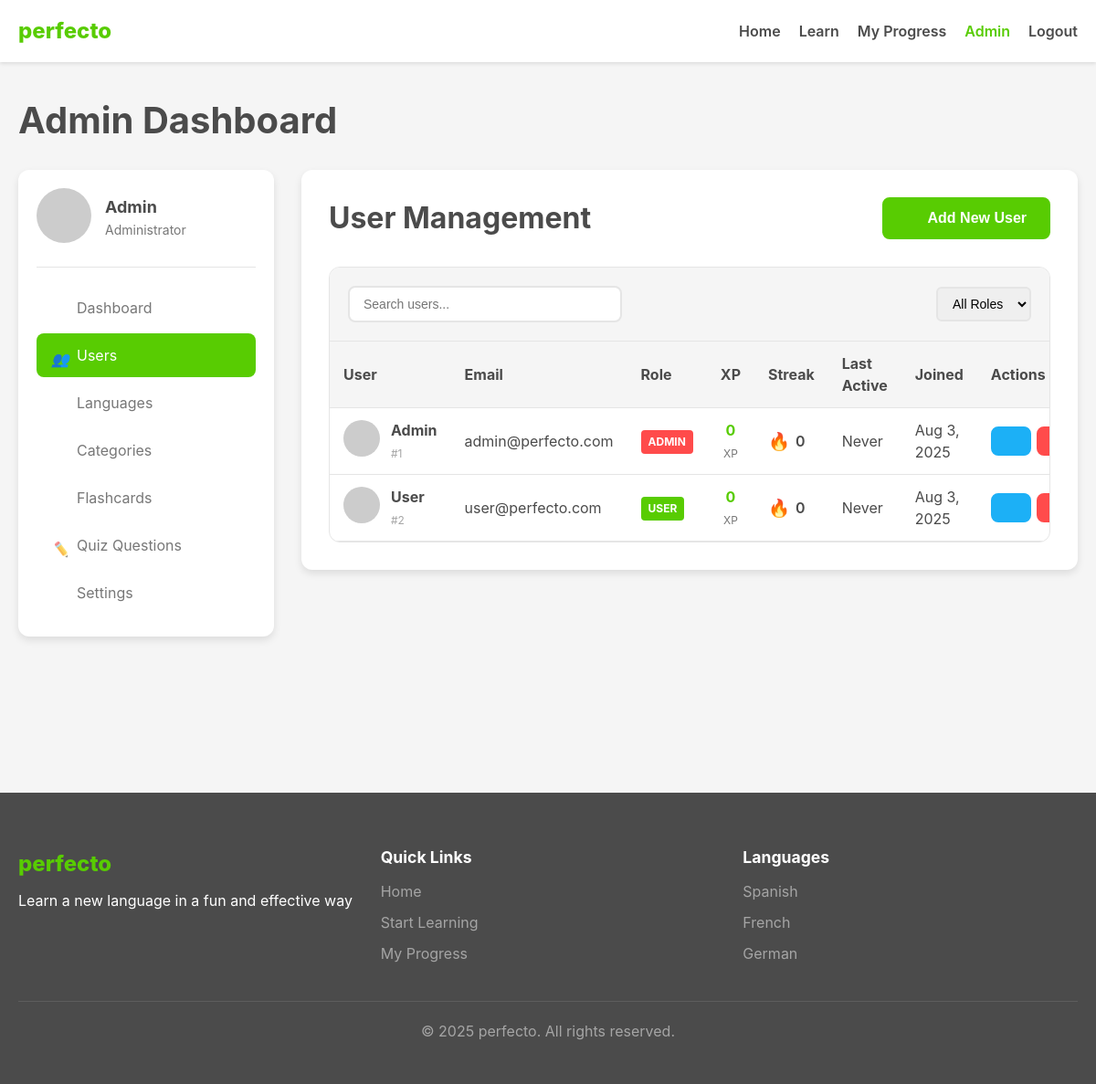
Page /dashboard/admin.php?tab=users&action=edit&id=1 (signed in) on the committed database.
### tables this page shows
CREATE TABLE IF NOT EXISTS users (
    id INT AUTO_INCREMENT PRIMARY KEY,
    username VARCHAR(255) NOT NULL,
    email VARCHAR(255) NOT NULL UNIQUE,
    password VARCHAR(255) NOT NULL COMMENT 'Hashed password using PHP password_hash()',
    role ENUM('user', 'admin') NOT NULL DEFAULT 'user',
    reset_token VARCHAR(64) NULL,
    reset_expires DATETIME NULL,
    current_streak INT DEFAULT 0,
    longest_streak INT DEFAULT 0,
    last_activity_date DATE,
    total_xp INT DEFAULT 0,
    learning_goal ENUM('casual', 'regular', 'intensive') DEFAULT 'regular',
    daily_goal INT DEFAULT 50 COMMENT 'Daily XP goal',
    timezone VARCHAR(50) DEFAULT 'UTC',
    created_at TIMESTAMP DEFAULT CURRENT_TIMESTAMP,
    updated_at TIMESTAMP DEFAULT CURRENT_TIMESTAMP ON UPDATE CURRENT_TIMESTAMP,
    INDEX idx_reset_token (reset_token),
    INDEX idx_email (email),
    INDEX idx_last_activity (last_activity_date)
);

### includes/config.php (called while the page is built, shortened)
<?php
function generateCSRFToken() {
    return $_SESSION['csrf_token'];
}
?>

### dashboard/admin-tabs/users.php (the view, shortened to what this page needs)
<div class="admin-panel">
    <div class="panel-header">
        <h2>User Management</h2>
        <div class="panel-actions">
            <button class="btn btn-primary" onclick="togglePanel('add-user-panel')">
                <i class="btn-icon add-icon"></i>
                Add New User
            </button>
        </div>
    </div>
    <div class="table-container">
        <div class="table-header">
            <div class="table-controls">
                <div class="search-box">
                    <input type="text" id="user-search" placeholder="Search users..." onkeyup="filterTable('users-table', this.value)">
                    <i class="search-icon"></i>
                </div>
                <div class="table-filters">
                    <select id="role-filter" onchange="filterByRole(this.value)">
                        <option value="">All Roles</option>
                    </select>
                </div>
            </div>
        </div>
        <table class="admin-table" id="users-table">
            <thead>
                <tr>
                    <th>User</th>
                    <th>Email</th>
                    <th>Role</th>
                    <th>XP</th>
                    <th>Streak</th>
                    <th>Last Active</th>
                    <th>Joined</th>
                    <th>Actions</th>
                </tr>
            </thead>
            <tbody>
                <?php if (!empty($data['users'])): ?>
                    <?php foreach ($data['users'] as $user): ?>
                        <tr data-role="<?php echo $user['role']; ?>">
                            <td>
                                <div class="user-info">
                                    <div class="user-avatar">
                                        <img src="https://placehold.co/40x40/58CC02/FFFFFF?text=<?php echo substr($user['username'], 0, 1); ?>" alt="<?php echo htmlspecialchars($user['username']); ?>">
                                    </div>
                                    <div class="user-details">
                                        <strong><?php echo htmlspecialchars($user['username']); ?></strong>
                                        <span class="user-id">#<?php echo $user['id']; ?></span>
                                    </div>
                                </div>
                            </td>
                            <td><?php echo htmlspecialchars($user['email']); ?></td>
                            <td>
                                <span class="role-badge <?php echo $user['role']; ?>">
                                    <?php echo ucfirst($user['role']); ?>
                                </span>
                            </td>
                            <td>
                                <div class="xp-display">
                                    <span class="xp-amount"><?php echo number_format($user['total_xp']); ?></span>
                                    <span class="xp-label">XP</span>
                                </div>
                            </td>
                            <td>
                                <div class="streak-display">
                                    <span class="streak-flame">🔥</span>
                                    <span class="streak-count"><?php echo $user['current_streak']; ?></span>
                                </div>
                            </td>
                            <td>
                                <?php if ($user['last_activity_date']): ?>
                                    <span class="activity-date" title="<?php echo $user['last_activity_date']; ?>">
                                        <?php echo timeAgo($user['last_activity_date'] . ' 00:00:00'); ?>
                                    </span>
                                <?php else: ?>
                                    <span class="never-active">Never</span>
                                <?php endif; ?>
                            </td>
                            <td>
                                <span class="join-date" title="<?php echo $user['created_at']; ?>">
                                    <?php echo date('M j, Y', strtotime($user['created_at'])); ?>
                                </span>
                            </td>
                            <td>
                                <div class="action-buttons">
                                    <?php if ($user['id'] !== (int)$_SESSION['user_id']): ?>
                                        <button class="btn btn-sm btn-secondary" onclick="editUser(<?php echo $user['id']; ?>)" title="Edit User">
                                            <i class="btn-icon edit-icon"></i>
                                        </button>
                                        <a href="?tab=users&action=delete&id=<?php echo $user['id']; ?>&csrf_token=<?php echo generateCSRFToken(); ?>"
                                           class="btn btn-sm btn-danger"
                                           onclick="return confirm('Are you sure you want to delete this user?')"
                                           title="Delete User">
                                        </a>
                                    <?php else: ?>
                                        <span class="self-indicator">You</span>
                                    <?php endif; ?>
                                </div>
                            </td>
                        </tr>
                    <?php endforeach; ?>
                <?php else: ?>
                    <tr>
                        <td colspan="8" class="no-data">No users found</td>
                    </tr>
                <?php endif; ?>
            </tbody>
        </table>
    </div>
</div>

### assets/css/style.css (style rules this page uses)
:root { --primary-color: #58CC02; --primary-dark: #45a70a; --primary-light: #91e85f; --secondary-color: #1CB0F6; --secondary-dark: #0099e3; --secondary-light: #80d7ff; --accent-color: #FF4B4B; --success-color: #2fc46c; --warning-color: #ffc800; --error-color: #ff4b4b; --text-dark: #4b4b4b; --text-medium: #777777; --text-light: #a5a5a5; --background-light: #f5f5f5; --background-white: #ffffff; --border-color: #e5e5e5; --shadow-color: rgba(0, 0, 0, 0.1); --font-primary: 'Nunito', -apple-system, BlinkMacSystemFont, 'Segoe UI', Roboto, Oxygen, Ubuntu, Cantarell, 'Open Sans', 'Helvetica Neue', sans-serif; }
* { margin: 0; padding: 0; box-sizing: border-box; }
body { font-family: var(--font-primary); font-size: 16px; line-height: 1.5; color: var(--text-dark); background-color: var(--background-light); }
a { color: var(--secondary-color); text-decoration: none; transition: color 0.3s ease; }
h1, h2, h3, h4, h5, h6 { margin-bottom: 0.5em; line-height: 1.2; font-weight: 700; }
h2 { font-size: 2rem; }
.btn { display: inline-block; padding: 12px 24px; font-size: 1rem; font-weight: 700; text-align: center; border-radius: 8px; border: 2px solid transparent; cursor: pointer; transition: all 0.3s ease; }
.btn-primary { background-color: var(--primary-color); color: white; border-color: var(--primary-color); }
.btn-secondary { background-color: var(--secondary-color); color: white; border-color: var(--secondary-color); }
.btn-danger { background-color: var(--error-color); color: white; border-color: var(--error-color); }
.btn-sm { padding: 8px 16px; font-size: 0.875rem; }
.admin-panel { padding: 30px; }
.panel-header { display: flex; justify-content: space-between; align-items: center; margin-bottom: 30px; flex-wrap: wrap; gap: 15px; }
.panel-header h2 { margin: 0; color: var(--text-dark); }
.panel-actions { display: flex; gap: 10px; }
.table-container { overflow-x: auto; border-radius: 12px; border: 1px solid var(--border-color); }
.table-header { padding: 20px; background-color: var(--background-light); border-bottom: 1px solid var(--border-color); }
.table-controls { display: flex; justify-content: space-between; align-items: center; gap: 20px; flex-wrap: wrap; }
.search-box { position: relative; min-width: 300px; }
.search-box input { width: 100%; padding: 10px 40px 10px 15px; border: 2px solid var(--border-color); border-radius: 8px; font-size: 0.875rem; }
.search-icon { position: absolute; right: 12px; top: 50%; transform: translateY(-50%); width: 16px; height: 16px; opacity: 0.5; }
.table-filters { display: flex; gap: 12px; }
.table-filters select { padding: 8px 12px; border: 2px solid var(--border-color); border-radius: 6px; font-size: 0.875rem; }
.admin-table { width: 100%; border-collapse: collapse; }
.admin-table th, .admin-table td { padding: 15px; text-align: left; border-bottom: 1px solid var(--border-color); }
.admin-table th { background-color: var(--background-light); font-weight: 600; color: var(--text-dark); }
.user-info { display: flex; align-items: center; gap: 12px; }
.user-avatar img { width: 40px; height: 40px; border-radius: 50%; }
.user-details strong { display: block; color: var(--text-dark); }
.user-id { font-size: 0.75rem; color: var(--text-light); }
.role-badge { padding: 4px 12px; border-radius: 20px; font-size: 0.75rem; font-weight: 600; text-transform: uppercase; }
.role-badge.admin { background-color: var(--error-color); color: white; }
.role-badge.user { background-color: var(--primary-color); color: white; }
.xp-display { text-align: center; }
.xp-amount { display: block; font-weight: 700; color: var(--primary-color); }
.xp-label { font-size: 0.75rem; color: var(--text-medium); }
.streak-display { display: flex; align-items: center; gap: 6px; }
.streak-flame { font-size: 1.2rem; }
.streak-count { font-weight: 600; color: var(--text-dark); }
.action-buttons { display: flex; gap: 6px; }
.btn-sm { padding: 6px 12px; font-size: 0.875rem; min-width: auto; }
.btn-icon { width: 16px; height: 16px; background-size: cover; display: inline-block; }
.btn:has(.btn-icon) { display: flex; align-items: center; gap: 8px; }
.table-container { overflow-x: auto; }
.admin-table th, .admin-table td { padding: 12px 15px; text-align: left; border-bottom: 1px solid var(--border-color); }
.admin-table th { background-color: var(--background-light); font-weight: 700; }
.role-badge { display: inline-block; padding: 4px 8px; border-radius: 4px; font-size: 0.75rem; font-weight: 700; text-transform: uppercase; }

### rows in the picture
users: username "Admin", id "1", email "admin@perfecto.com", role "ADMIN", total_xp "0", current_streak "0", shows "Never", created_at "Aug 3, 2025"
users: username "User", id "2", email "user@perfecto.com", role "USER", total_xp "0", current_streak "0", shows "Never", created_at "Aug 3, 2025"

### other values in the picture
$_SESSION['username'] "Admin"
SITE_NAME "perfecto"
